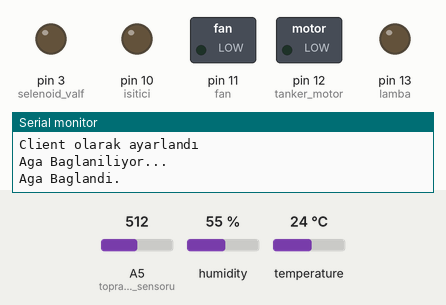
Simulated run of this sketch. Board: Arduino Uno, built with avr-gcc and run on an emulated ATmega328P. Shown: switched loads named in the sketch (green lamp = pin HIGH), output pins drawn as LEDs (lit = HIGH), the last lines printed to the serial monitor. Inputs (shaded band) come from the test bench; at power-on: A5 (toprak_nem_sensoru) = 512, humidity 55 %, temperature 24 °C. The modem accepts every AT command (registered, SIM ready, sends succeed) and sends nothing else.

Above: at 0.1 s.
At 3.6 s:
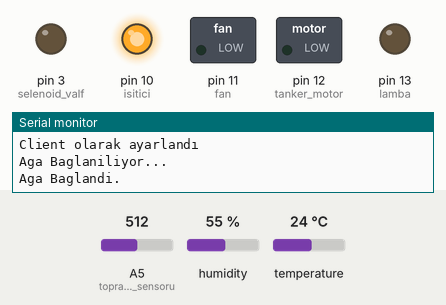
At 13.6 s:
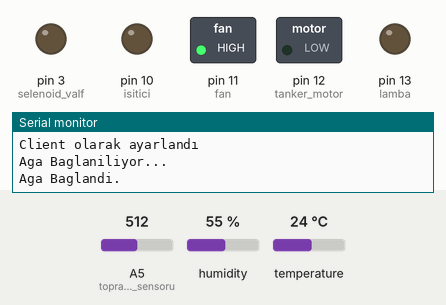
At 74.6 s:
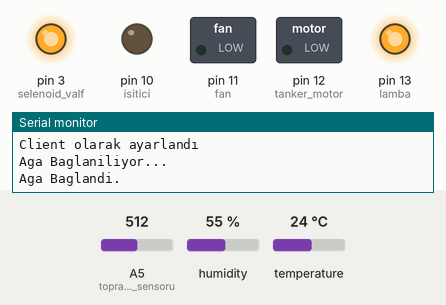
At 81.2 s:
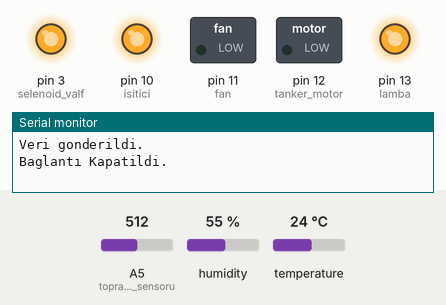
At 91.2 s:
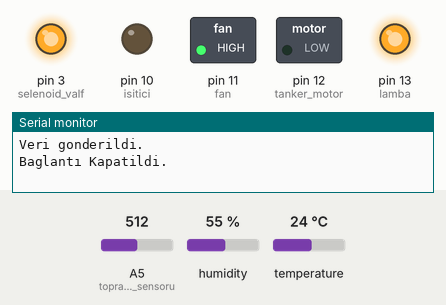
Timing chart, 0 to 92.7 s (numbered marks = the images above):
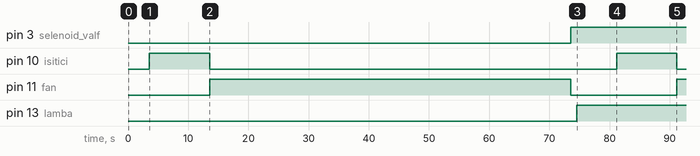

Measured:
- by itself, pin 3 (selenoid_valf): LOW → HIGH at 73.6 s
- by itself, pin 10 (isitici): alternates HIGH for 10.0 s and LOW for 67.6 s
- by itself, pin 11 (fan): LOW → HIGH at 13.6 s, → LOW 60.0 s later, → HIGH 17.6 s later
- by itself, pin 13 (lamba): LOW → HIGH at 74.6 s

The sketch:

sera_kod.ino
```cpp
#include <SoftwareSerial.h>                                   //SoftwareSerial kütüphanimizi ekliyoruz.
#include <dht11.h>                                            //DHT11 sensör kütüphanemizi ekliyoruz.


String agAdi = "Muharrem";                                  //Ağımızın adını buraya yazıyoruz.
String agSifresi = "Sarıca";                                //Ağımızın şifresini buraya yazıyoruz.

int rxPin = 0;                                               //ESP8266 RX pini
int txPin = 1;                                               //ESP8266 TX pini
int dht11Pin = 2;                                             //dht11 2 numaralı pine bağlandı
int toprak_nem_sensoru = A5;                                  // toprak nem sensörü analog 5 pinine bağlanacak
int OkunanDeger;                                              // Analog 5'ten okunacak değer (0-1023)
int topraknem;                                                // Nem isminde değişken oluşturuldu
int selenoid_valf = 3;                                        // selenoid valf dijital 3 pinine bağlanacak
int tanker_motor = 12;                                        // tanker motoru dijital 12 pinine bağlanacak
int isitici = 10;                                             // ısıtıcı dijital 10 pinine bağlanacak
int fan = 11;                                                 // fan dijital 11 pinine bağlanacak
int lamba = 13;                                               // lamba dijital 11 pinine bağlanacak
int maxHum = 50;                                              // fanın devreye gireceği nem seviyesi %75
int maxTemp = 25;                                             // lamba 20 derece ve üstündeki sıcaklıklrda devreden çıkar
int suseviye = A1;                                            //sıvı seviye sensörü A1 pinine bağlanacak
int sudeger;                                                  //su seviye sensörüne sudeger ismini atadık
int suseviye2 = A2;                                            //sıvı seviye sensörü A1 pinine bağlanacak
int sudeger2;                                                  //su seviye sensörüne sudeger ismini atadık
int isik_sensor = A4;                                         //ışık sensörünü A4 pinine bağlanacak
int isik_deger;                                               //ışık sensörüne ışık değeri ismini verdik


String ip = "184.106.153.149";                                //Thingspeak ip adresi
float sicaklik, nem;

dht11 DHT11;

SoftwareSerial esp(rxPin, txPin);                             //Seri haberleşme pin ayarlarını yapıyoruz.

void setup() {


  pinMode(toprak_nem_sensoru, INPUT);                         // A5 pini toprak nem sensörü için giriş yapıldı
  pinMode(suseviye, INPUT);                                   //A1 pini input olarak tanımlandı
  pinMode(suseviye2, INPUT);                                   //A2 pini input olarak tanımlandı
  pinMode(dht11Pin, INPUT);                                   //2. pin dht11 input olarak tanımlandı
  pinMode(isik_sensor, INPUT);                                //A4 pini ışık sensörü input olarak tanımlandı
  pinMode(selenoid_valf, OUTPUT);                             // 3 pini selenoid valf için çıkış yapıldı
  pinMode(tanker_motor, OUTPUT);                             // 12 pini tanker su motoru için çıkış yapıldı
  pinMode(isitici, OUTPUT);                                 // 10 pini ısıtıcı için çıkış yapıldı
  pinMode(lamba, OUTPUT);                                     // 13 nolu pin lamba için çıkış yapıldı
  pinMode(fan, OUTPUT);                                       // 11 nolu pin fan için çıkış yapıldı


  Serial.begin(9600);                                         //Seri port ile haberleşmemizi başlatıyoruz.
  Serial.println("Started");
  esp.begin(115200);                                          //ESP8266 ile seri haberleşmeyi başlatıyoruz.
  esp.println("AT");                                          //AT komutu ile modül kontrolünü yapıyoruz.
  Serial.println("AT Yollandi");
  while (!esp.find("OK")) {                                   //Modül hazır olana kadar bekliyoruz.
    esp.println("AT");
    Serial.println("ESP8266 Bulunamadi");
  }
  Serial.println("OK Komutu Alindi");
  esp.println("AT+CWMODE=1");                                 //ESP8266 modülünü client olarak ayarlıyoruz.
  while (!esp.find("OK")) {                                   //Ayar yapılana kadar bekliyoruz.
    esp.println("AT+CWMODE=1");
    Serial.println("Ayar Yapiliyor....");
  }
  Serial.println("Client olarak ayarlandı");
  Serial.println("Aga Baglaniliyor...");
  esp.println("AT+CWJAP=\"" + agAdi + "\",\"" + agSifresi + "\""); //Ağımıza bağlanıyoruz.
  while (!esp.find("OK"));                                    //Ağa bağlanana kadar bekliyoruz.
  Serial.println("Aga Baglandi.");
  delay(1000);
}
void loop() {
  esp.println("AT+CIPSTART=\"TCP\",\"" + ip + "\",80");       //Thingspeak'e bağlanıyoruz.
  if (esp.find("Error")) {                                    //Bağlantı hatası kontrolü yapıyoruz.
    Serial.println("AT+CIPSTART Error");
  }
  DHT11.read(dht11Pin);
  sicaklik = (float)DHT11.temperature;
  nem = (float)DHT11.humidity;
  delay(1000);  // 1 saniye bekle
  OkunanDeger = analogRead(toprak_nem_sensoru);                                   // Toprak nem sensöründen okunan değer, OkunanDeger adında bir değişken olarak atandı
  topraknem = map (OkunanDeger, 1023, 0, 0, 160);                                 // Toprak nemi sensöründen 5 volt ile 0 volt arasındaki okunan değer yüzde olarak ifade edildi
  delay(500);  // yarım saniye bekle


  // ısı belirlenen seviyeyi geçerse şunları yap burada başladı
  if ( sicaklik > maxTemp)
  {
    digitalWrite(fan, HIGH);                                                         //fanı çalıştır
    digitalWrite(isitici, LOW);                                                      //ısıtıcıyı durdur
    delay(1000);                                                                    // 1 saniye bekle
  }
  // ısı belirlenen seviyeyi geçerse şunları yap burada bitti

  // ısı belirlenen seviyeyinin altında ise şunları yap burada başladı
  else
  {
    digitalWrite(fan, LOW); //fanı kapat
    digitalWrite(isitici, HIGH);  //ısıtıcıyı çalıştır
    delay(10000); // ısıtıcının çalışma süresi
    digitalWrite(isitici, LOW);   // ısıtıcıyı kapat
  }
  // ısı belirlenen seviyeyinin altında ise şunları yap burada bitti

  // nem belirlenen seviyeyi geçerse şunları yap burada başladı
  if (nem > maxHum)
  {
    digitalWrite(fan, HIGH);   // havalandırma fanını çalıştır
    delay(60000);  // fanın devrede kalacağı süre 1 dakika olarak belirlendi
    digitalWrite(fan, LOW);   // fanı kapat
  }
  // nem belirlenen seviyeyi geçerse şunları yap burada bitti

  // nem belirlenen seviyeyinin altındaysa şunları yap burada başladı
  else
  {
    digitalWrite(fan, LOW); // havalandırma fanı kapatıldı
    delay(2000); // 2 sn bekle
  }
  // nem belirlenen seviyeyi altındaysa şunları yap bitti


  toprak_nem_sensoru = analogRead(A5);                                                // Toprak nem sensöründen gelen bilgi okundu
  if (toprak_nem_sensoru > 543)                                                       // 543 değeri %85'e tekabul etmektedir
  {

    digitalWrite(selenoid_valf, LOW);                                                  // selenoid valf kapalı
    delay(1000);
  }
  else
  {

    digitalWrite(selenoid_valf, HIGH);                                                   // selenoid açıldı
    delay(1000);                                                                        // 1 saniye bekle
  }


  //suseviye yani A1 pinine bağlı sıvı seviye sensörünü okuyan kısım
  sudeger = analogRead(suseviye);
  if (sudeger <=300)
  {
    Serial.println("Su seviyesi cok az");
    digitalWrite(tanker_motor, HIGH);
    delay(1000);
  }
  //suseviye2 yani A2 pinine bağlı sıvı seviye sensörünü okuyan kısım
  sudeger2 = analogRead(suseviye2);
 if (sudeger2 > 700)
  {
    Serial.println("Maksimum su seviyesi");
    digitalWrite(tanker_motor, LOW);
  }

  // ışık sensörünü okuyan kısım
  isik_deger = analogRead(isik_sensor);
  if(isik_deger > 900){                         //Okunan ışık değeri 900'den büyük ise yani hava aydınlık ise
    digitalWrite(lamba,LOW);                    //LED yanmasın
  }
  else
  {
    digitalWrite(lamba , HIGH);
  }


  String veri = "GET https://api.thingspeak.com/update?api_key=76IFPUPYCFGGLFWZ";   //Thingspeak komutu. Key kısmına kendi api keyimizi yazıyoruz.
  veri += "&field1=";
  veri += String(sicaklik);                                                         //Göndereceğimiz sıcaklık değişkeni
  veri += "&field2=";
  veri += String(nem);                                                              //Göndereceğimiz nem değişkeni
  veri += "&field3=";
  veri += String(OkunanDeger);                                    //toprak nem bilgisini gönderiyoruz.
  veri += "&field4=";
  veri += String(suseviye);                                      //suyun azaldığı veriyi gönderiyoruz.
  veri += "&field=";
  veri += String(isik_deger);                                   //ışık değerini gönderiyoruz.
  veri += "\r\n\r\n\r\n\r\n\r\n";
  esp.print("AT+CIPSEND=");                                   //ESP'ye göndereceğimiz veri uzunluğunu veriyoruz.
  esp.println(veri.length() + 5);
  delay(2000);
  if (esp.find(">")) {                                        //ESP8266 hazır olduğunda içindeki komutlar çalışıyor.
    esp.print(veri);                                          //Veriyi gönderiyoruz.
    Serial.println(veri);
    Serial.println("Veri gonderildi.");
    delay(1000);
  }
  Serial.println("Baglantı Kapatildi.");
  esp.println("AT+CIPCLOSE");                                //Bağlantıyı kapatıyoruz
  delay(1000);                                               //Yeni veri gönderimi için 1 dakika bekliyoruz.
}
```
